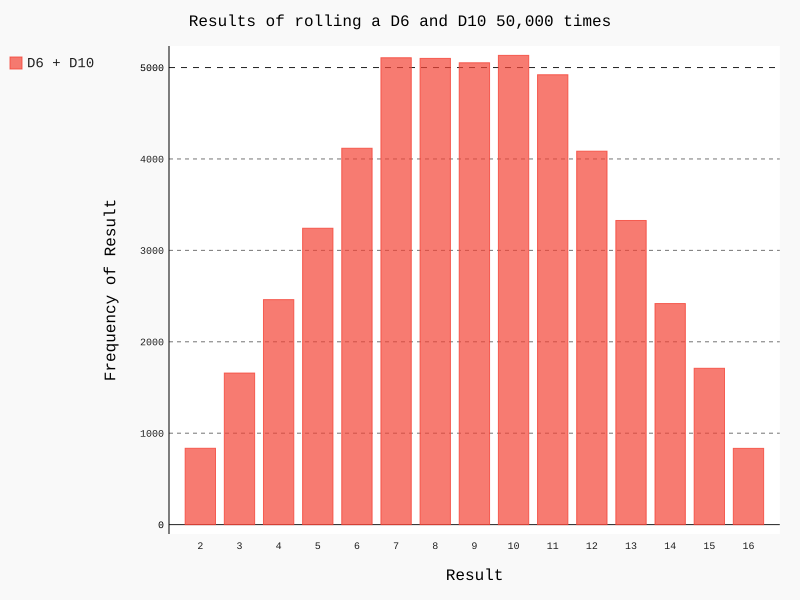

Generate this figure with Python:
# -*- coding:utf-8 -*-
import pygal

from die import Die
#创建一个D6
die1 = Die()
die2 = Die(10)

#掷几次骰子,并将结果存储在列表中
results = []
for roll_num in range(50000):
    result = die1.roll() + die2.roll()
    results.append(result)
    
#分析结果
frequencies=[]
max_result = die1.num_sides + die2.num_sides
for value in range(2, max_result+1):
    frequency = results.count(value)
    frequencies.append(frequency)
    
#对结果进行可视化
hist = pygal.Bar()

hist.title = "Results of rolling a D6 and D10 50,000 times"
hist.x_labels = [str(i) for i in range(2, max_result + 1)]
hist.x_title = 'Result'
hist.y_title = 'Frequency of Result'

hist.add('D6 + D10', frequencies)
hist.render_to_file('different_dice.svg')
